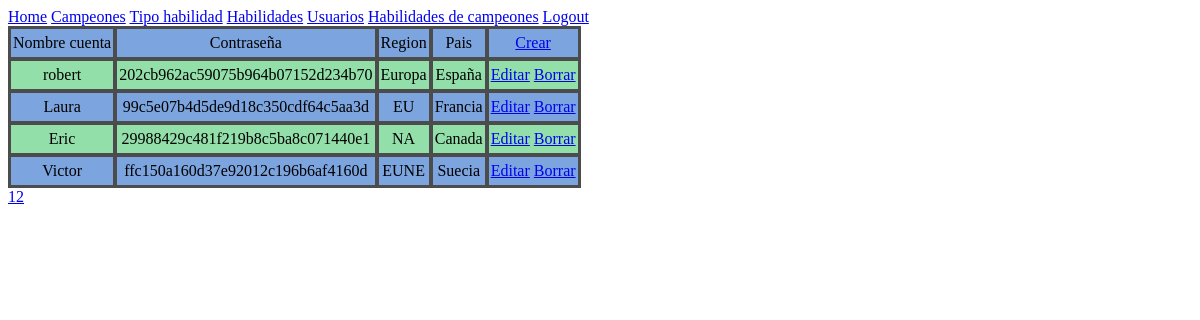
Screenshot of /Pages/UsuariosVistas/VistaUsuarios.php (signed in) with the database file from the repository.
### tables this page shows
CREATE TABLE `usuario` (
  `id` int(11) NOT NULL,
  `nombre_cuenta` varchar(20) NOT NULL,
  `password` varchar(32) NOT NULL,
  `region` varchar(40) NOT NULL,
  `pais` varchar(40) NOT NULL
);

### DB/conectar.php (called while the page is built)
<?php
function conectar() {
	$usuario="Robert";
	$contraseña="Robert123";
	$database ="campeoneslol";
	$host = "localhost";
	try
	{
		$bd = new PDO('mysql:host='.$host.';dbname='.$database, $usuario, $contraseña);
	}
	catch(PDOException $e)
	{
		echo "Error de conexión";
		exit;
	}
	return $bd;
}
?>

### DB/ModelDatosDB.php (called while the page is built, shortened)
<?php
include_once 'C:\xampp\htdocs\M7_Robert_UF1\DB\conectar.php';
class ModelDatosDB {
    protected $bd;
    protected $table = "";
    public function __construct()
    {
        try
        {
            $this->bd = conectar();
        }
        catch(PDOException $e)
        {
            echo "Error de connexió";
            exit;
        }
    }
    public function getAll()
    {
        $sql = "Select * from ".$this->table;
        $query = $this->bd->query($sql);
        $resultat = $query->fetchAll(PDO::FETCH_ASSOC);
        return $resultat;
    }
    public function numPages($num_regs)
    {
        $sql = "select count(*),count(*) from ".$this->table;
        $resultat = $this->bd->prepare($sql);
        $resultat->execute();
        $reg = $resultat->fetch(PDO::FETCH_NUM);
        $total_regs = $reg[0];
        $total_pags = ceil($total_regs / $num_regs);
        return $total_pags;
    }
    public function getPage($pagina, $numRegs)
    {
        $inici = ($pagina - 1) * $numRegs;
        $sentencia = $this->bd->prepare("SELECT * from ".$this->table." LIMIT :ini, :numr");
        $sentencia->bindValue(':ini', $inici, PDO::PARAM_INT);
        $sentencia->bindValue(':numr', $numRegs, PDO::PARAM_INT);
        $sentencia->execute();
        $resultat = $sentencia->fetchAll(PDO::FETCH_ASSOC);
        return $resultat;
    }
}

### Pages/UsuariosVistas/VistaUsuarios.php (the view, shortened to what this page needs)
<?php
$model = new Usuario();
$resultat = $model->getAll();
$numeroFilas = 4;
$numPages = $model->numPages($numeroFilas);
$page = 1;
$resultat = $model->getPage($page,$numeroFilas);
?>
<!DOCTYPE html>
<html lang="es">
<head>
</head>
<body>
    <?php
        include_once '..\..\Utilidades\NavBar.php';
    ?>
    <table>
        <tr>
            <td class="b">Nombre cuenta</td>
            <td class="b">Contraseña</td>
            <td class="b">Region</td>
            <td class="b">Pais</td>
            <td class="b"><a href="./VistaCrearUsuario.php">Crear</a></td>
        </tr>
        <?php
        $fila = "a";
        foreach($resultat as $usuario)
        {
        ?>
            <tr>
                <td class="<?php echo $fila; ?>"><?=$usuario['nombre_cuenta']?></td>
                <td class="<?php echo $fila; ?>"><?=$usuario['password']?></td>
                <td class="<?php echo $fila; ?>"><?=$usuario['region']?></td>
                <td class="<?php echo $fila; ?>"><?=$usuario['pais']?></td>
                <td class="<?php echo $fila; ?>">
                    <a href=".\VistaEditarUsuario.php?id=<?=$usuario['id']?>">Editar</a>
                    <a href="..\..\Usuarios\DeleteUsuario.php?id=<?=$usuario['id']?>">Borrar</a>
                </td>
            </tr>
        <?php
            if($fila == "a")
            {
                $fila = "b";
            }
            else
            {
                $fila = "a";
            }
        }
        ?>
    </table>
    <?php
        for ($i=1; $i<=$numPages; $i++)
        {
            ?><a href='VistaUsuarios.php?&page=<?php echo $i; ?>' ><?php echo $i; ?></a><?php
        }
    ?>
</body>
</html>

### Pages/UsuariosVistas/VistaUsuarios.php (style rules this page uses)
table { background-color: #4c4c4c; }
td { border: 1px solid #4c4c4c; border-spacing: 0; padding: 5px 2px; text-align: center; }
.a { background-color: #a3ffbed1; }
.b { background-color: #87b8ffd1; }

### rows the page displays
usuario: nombre_cuenta "robert", password "202cb962ac59075b964b07152d234b70", region "Europa", pais "España"
usuario: nombre_cuenta "Laura", password "99c5e07b4d5de9d18c350cdf64c5aa3d", region "EU", pais "Francia"
usuario: nombre_cuenta "Eric", password "29988429c481f219b8c5ba8c071440e1", region "NA", pais "Canada"
usuario: nombre_cuenta "Victor", password "ffc150a160d37e92012c196b6af4160d", region "EUNE", pais "Suecia"
